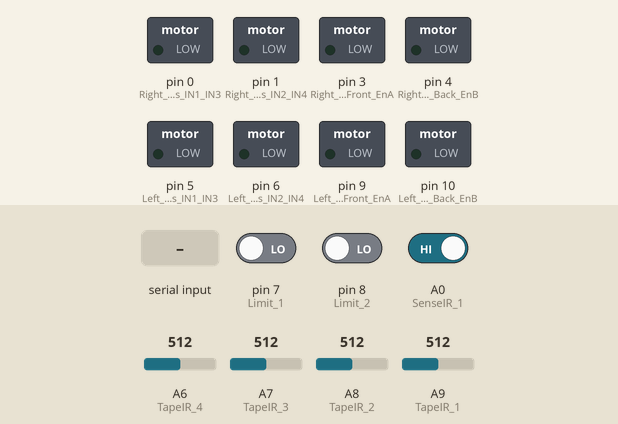
This program was run on a simulated Teensy 3. Shown: switched loads named in the program (green lamp = pin HIGH). The inputs (shaded band) are chosen by the test bench; at power-on: pin 7 (Limit_1) LOW, pin 8 (Limit_2) LOW, A0 (SenseIR_1) HIGH, A6 (TapeIR_4) = 512, A7 (TapeIR_3) = 512, A8 (TapeIR_2) = 512, A9 (TapeIR_1) = 512. What the program prints to the serial monitor is not drawn.

Above: at 1.3 s.
1.4 s: "p" received over Serial
At 2.7 s:
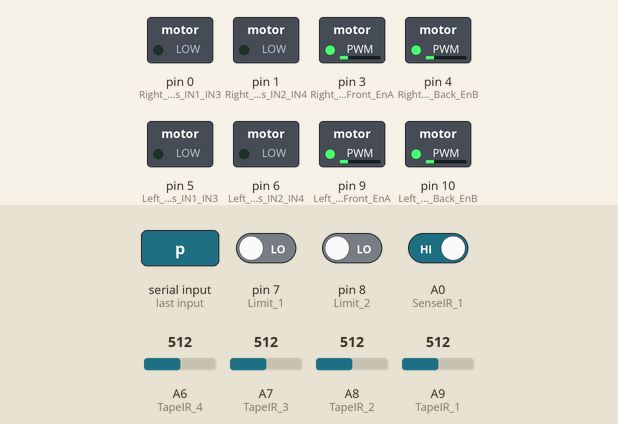
3.0 s: "H" received over Serial
At 4.2 s:
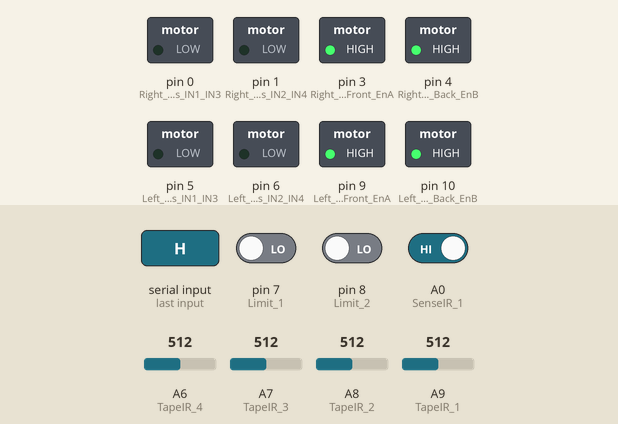
4.5 s: "M" received over Serial
At 5.6 s:
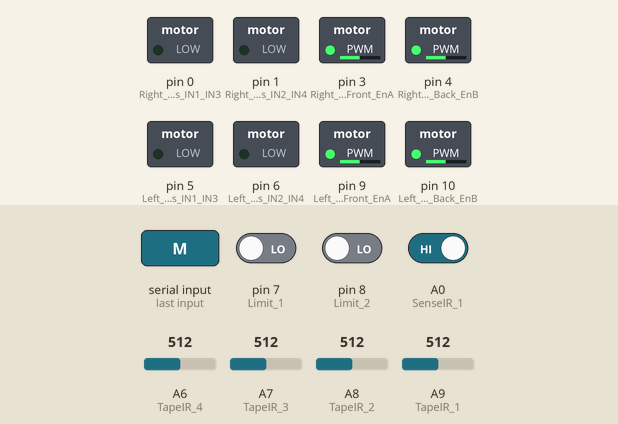
6.0 s: "P" received over Serial
At 6.9 s:
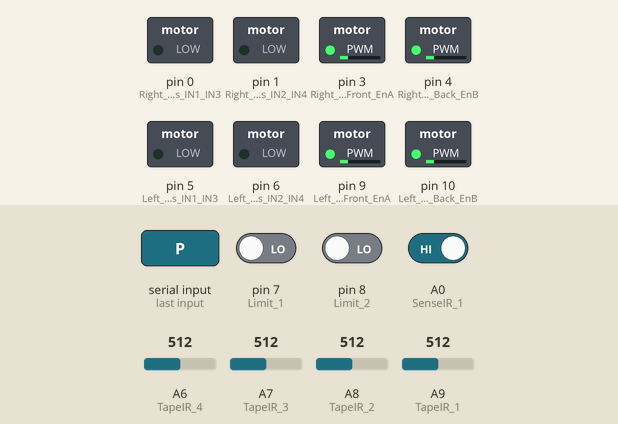
7.5 s: "h" received over Serial
At 8.2 s:
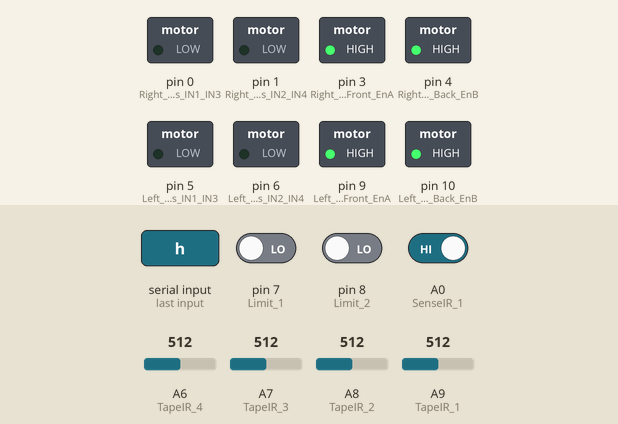
Timing chart, 0 to 10.0 s (numbered marks = the images above; inputs shaded):
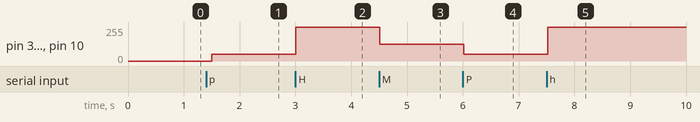

The program:

main.cpp
```cpp
#include <Arduino.h>


/*-----------------------------Module Defines-----------------------------*/
#define MOTOR_FULL_SPEED        255
#define MOTOR_HALF_SPEED        124
#define MOTOR_SLOW_SPEED        50
#define MOTOR_STOP              0

/*-----------------------Module Function Prototypes-----------------------*/
uint8_t testForKey(void);
void RespToKey(void);
void CountFallingEdges();
void inputFreq();

/*---------------------------State Definitions----------------------------*/


/*----------------------------Module Variables----------------------------*/
const uint8_t TapeIR_1 = 23;              // Tape Sensor
const uint8_t TapeIR_2 = 22;              // Tape Sensor
const uint8_t TapeIR_3 = 21;              // Tape Sensor
const uint8_t TapeIR_4 = 20;              // Tape Sensor

const uint8_t SenseIR_1 = 14;             // IR Beacon Sensor

const uint8_t Right_Motors_IN1_IN3 = 0;   // Logic 1
const uint8_t Right_Motors_IN2_IN4 = 1;   // Logic 2
const uint8_t Right_Motor_Front_EnA = 3;  // PWM Speed Control
const uint8_t Right_Motor_Back_EnB = 4;   // PWM Speed Control

const uint8_t Left_Motors_IN1_IN3 = 5;    // Logic 1
const uint8_t Left_Motors_IN2_IN4 = 6;    // Logic 2
const uint8_t Left_Motor_Front_EnA = 9;   // PWM Speed Control
const uint8_t Left_Motor_Back_EnB = 10;   // PWM Speed Control

const uint8_t Limit_1 = 7;                // Limit Switch
const uint8_t Limit_2 = 8;                // Limit Switch

int key;                                  // Motor Test Input

int measuredIRFrequency = 0;              // IR sensor input reading

// Edge Counting Variables
IntervalTimer InputFreqTimer;
volatile uint16_t EdgeCount = 0;            // use volatile for shared variables
volatile float Frequency_Measure = 10000;   // Calculate every 10,000 micro-s

/*-----------------------------Main Functions-----------------------------*/

void setup()
{
  // put your setup code here, to run once:
  Serial.begin(9600);

  pinMode(TapeIR_1, INPUT);                 // Set Pin 23 as tape sensor input
  pinMode(TapeIR_2, INPUT);                 // Set Pin 23 as tape sensor input
  pinMode(TapeIR_3, INPUT);                 // Set Pin 23 as tape sensor input
  pinMode(TapeIR_4, INPUT);                 // Set Pin 23 as tape sensor input
  pinMode(SenseIR_1, INPUT);                // Set Pin 14 as IR beacon sensor

  pinMode(Limit_1, INPUT);                  // Set Pin 7 as Limit Switch 1
  pinMode(Limit_2, INPUT);                  // Set Pin 8 as Limit Switch 2

  pinMode(Right_Motors_IN1_IN3, OUTPUT);    // Set Pin 0 as Right Motor Logic Input 1
  pinMode(Right_Motors_IN2_IN4, OUTPUT);    // Set Pin 1 as Right Motor Logic Input 2
  pinMode(Right_Motor_Front_EnA, OUTPUT);   // Set Pin 3 as Right Front Motor PWM Speed Control
  pinMode(Right_Motor_Back_EnB, OUTPUT);    // Set Pin 4 as Right Back Motor PWM Speed Control

  pinMode(Left_Motors_IN1_IN3, OUTPUT);     // Set Pin 5 as Left Motor Logic Input 1
  pinMode(Left_Motors_IN2_IN4, OUTPUT);     // Set Pin 6 as Left Motor Logic Input 2
  pinMode(Left_Motor_Front_EnA, OUTPUT);    // Set Pin 9 as Left Front Motor PWM Speed Control
  pinMode(Left_Motor_Back_EnB, OUTPUT);     // Set Pin 10 as Left Back Motor PWM Speed Control

  //Initial Idle Motor Setup
  digitalWrite(Right_Motors_IN1_IN3, LOW);  //
  digitalWrite(Right_Motors_IN2_IN4, LOW);  // This sets right motors to break (LogicInput1 = LogicInput2)
  digitalWrite(Left_Motors_IN2_IN4,  LOW);  //
  digitalWrite(Left_Motors_IN1_IN3,  LOW);  // This sets left motors to break (LogicInput1 = LogicInput2)

  //Edge counting timer
  attachInterrupt(digitalPinToInterrupt(SenseIR_1), CountFallingEdges, FALLING);
  InputFreqTimer.begin(inputFreq, Frequency_Measure);

  while(!Serial);
}

void loop()
{
  // put your main code here, to run repeatedly:
  uint16_t photo_tr_1 = analogRead(TapeIR_1);
  uint16_t photo_tr_2 = analogRead(TapeIR_2);
  uint16_t photo_tr_3 = analogRead(TapeIR_3);
  uint16_t photo_tr_4 = analogRead(TapeIR_4);

  uint16_t photo_ir = digitalRead(SenseIR_1);

  uint8_t limit_in1 = digitalRead(Limit_1);
  uint8_t limit_in2 = digitalRead(Limit_2);

  Serial.print("    Tape 1 (FL): ");
  Serial.print(photo_tr_1);
  Serial.print("    Tape 2 (BL): ");
  Serial.print(photo_tr_2);
  Serial.print("    Tape 3 (FR): ");
  Serial.print(photo_tr_3);
  Serial.print("    Tape Sensor 4 (BR): ");
  Serial.print(photo_tr_4);
  Serial.print("    Limit 1 (R): ");
  Serial.print(limit_in1);
  Serial.print("    Limit 2 (L): ");
  Serial.println(limit_in2);

  // Serial.print("    IR Sensor: ");
  // Serial.print(photo_ir);
  // Serial.print("    Frequency: ");
  // Serial.println(measuredIRFrequency);

  delay(500);

  if (testForKey()) RespToKey();

}

/*----------------------------Module Functions----------------------------*/

//----- Edge counting functions
void CountFallingEdges()
{
  EdgeCount++;
}
void inputFreq()
{
  noInterrupts();
  measuredIRFrequency = EdgeCount * 100;
  interrupts();

  EdgeCount = 0;
}
//-----

uint8_t testForKey(void) {
  uint8_t keyEventOccurred = Serial.available();
  if (keyEventOccurred > 0)
  {
    key = Serial.read();
  }
  Serial.read();
  return keyEventOccurred;
}

void RespToKey(void) {
  if (key == 72 || key == 104)              // Letter H
  {
    Serial.println("Motors Full Throttle");

    analogWrite(Right_Motor_Front_EnA, MOTOR_FULL_SPEED);
    analogWrite(Right_Motor_Back_EnB, MOTOR_FULL_SPEED);

    analogWrite(Left_Motor_Front_EnA, MOTOR_FULL_SPEED);
    analogWrite(Left_Motor_Back_EnB, MOTOR_FULL_SPEED);
  }
  else if (key == 77 || key == 109)         // Letter M
  {
    Serial.println("Motors Medium Speed");

    analogWrite(Right_Motor_Front_EnA, MOTOR_HALF_SPEED);
    analogWrite(Right_Motor_Back_EnB, MOTOR_HALF_SPEED);

    analogWrite(Left_Motor_Front_EnA, MOTOR_HALF_SPEED);
    analogWrite(Left_Motor_Back_EnB, MOTOR_HALF_SPEED);
  }
  else if (key == 'p' || key == 'P')         // Letter P
  {
    Serial.println("Motors Low Speed");

    analogWrite(Right_Motor_Front_EnA, MOTOR_SLOW_SPEED);
    analogWrite(Right_Motor_Back_EnB, MOTOR_SLOW_SPEED);

    analogWrite(Left_Motor_Front_EnA, MOTOR_SLOW_SPEED);
    analogWrite(Left_Motor_Back_EnB, MOTOR_SLOW_SPEED);
  }
  else if (key == 83 || key == 115)         // Letter S
  {
    Serial.println("Motors Stop");

    analogWrite(Right_Motor_Front_EnA, MOTOR_STOP);
    analogWrite(Right_Motor_Back_EnB, MOTOR_STOP);

    analogWrite(Left_Motor_Front_EnA, MOTOR_STOP);
    analogWrite(Left_Motor_Back_EnB, MOTOR_STOP);
  }
  else if (key == 70 || key == 102)         // Letter F
  {
    Serial.println("Motors Forward");

    digitalWrite(Right_Motors_IN1_IN3, LOW);
    digitalWrite(Right_Motors_IN2_IN4, HIGH);

    digitalWrite(Left_Motors_IN1_IN3, LOW);
    digitalWrite(Left_Motors_IN2_IN4, HIGH);
  }
  else if (key == 66 || key == 98)           // Letter B
  {
    Serial.println("Motors Backwards");

    digitalWrite(Right_Motors_IN1_IN3, HIGH);
    digitalWrite(Right_Motors_IN2_IN4, LOW);

    digitalWrite(Left_Motors_IN1_IN3, HIGH);
    digitalWrite(Left_Motors_IN2_IN4, LOW);
  }
  else if (key == 82 || key == 114)         // Letter R
  {
    Serial.println("Turn Right");

    digitalWrite(Right_Motors_IN1_IN3, LOW);
    digitalWrite(Right_Motors_IN2_IN4, HIGH);

    digitalWrite(Left_Motors_IN1_IN3, HIGH);
    digitalWrite(Left_Motors_IN2_IN4, LOW);
  }
  else if (key == 76 || key == 108)        // Letter L
  {
    Serial.println("Turn Left");

    digitalWrite(Right_Motors_IN1_IN3, HIGH);
    digitalWrite(Right_Motors_IN2_IN4, LOW);

    digitalWrite(Left_Motors_IN1_IN3, LOW);
    digitalWrite(Left_Motors_IN2_IN4, HIGH);
  }
}
```

Measured:
- after the input at 1.4 s, pin 3 (Right_Motor_Front_EnA), pin 4 (Right_Motor_Back_EnB), pin 9 (Left_Motor_Front_EnA), pin 10 (Left_Motor_Back_EnB): 0/255 → 50/255 after 0.10 s
- after the input at 3.0 s, pin 3 (Right_Motor_Front_EnA), pin 4 (Right_Motor_Back_EnB), pin 9 (Left_Motor_Front_EnA), pin 10 (Left_Motor_Back_EnB): 50/255 → 255/255 at once
- after the input at 4.5 s, pin 3 (Right_Motor_Front_EnA), pin 4 (Right_Motor_Back_EnB), pin 9 (Left_Motor_Front_EnA), pin 10 (Left_Motor_Back_EnB): 255/255 → 124/255 at once
- after the input at 6.0 s, pin 3 (Right_Motor_Front_EnA), pin 4 (Right_Motor_Back_EnB), pin 9 (Left_Motor_Front_EnA), pin 10 (Left_Motor_Back_EnB): 124/255 → 50/255 at once
- after the input at 7.5 s, pin 3 (Right_Motor_Front_EnA), pin 4 (Right_Motor_Back_EnB), pin 9 (Left_Motor_Front_EnA), pin 10 (Left_Motor_Back_EnB): 50/255 → 255/255 at once
